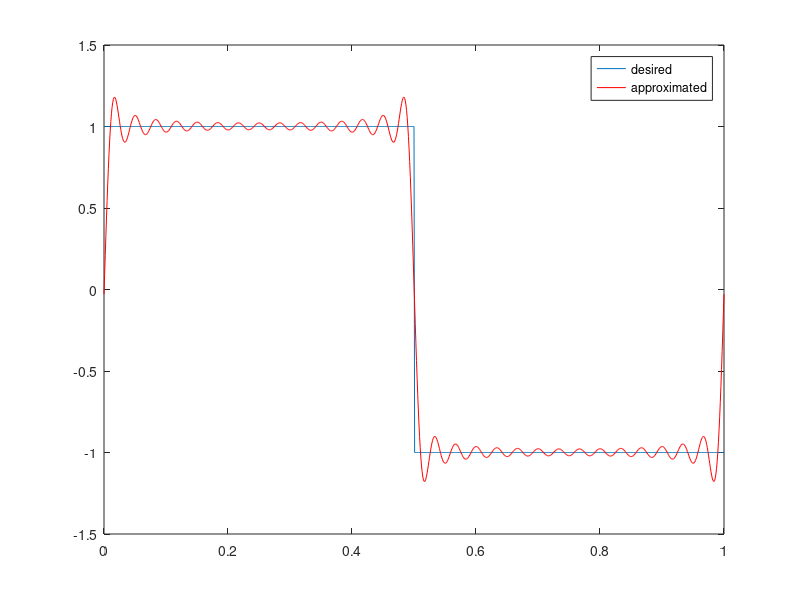

Here is the MATLAB script that generated this plot:
dt = 0.001;
T = 1;
t = [0:dt:T]';
omega0 = 2*pi/T;
N = length(t);
N2 = round(N/2);
x = ones(N, 1);
x (N2 + 1:N) = -1*ones(N - N2, 1);
a(1) = 1/T*(sum(x)*dt);
xfs = a(1)*ones(size(x));
for k = 1:2:30
ck = cos(k*omega0*t);
a(k + 1) = 2/T*(sum(x.*ck)*dt);
sk = sin(k*omega0*t);
b(k + 1) = 2/T*(sum(x.*sk)*dt);
% Fourier series approximation
xfs = xfs+a(k+1)*cos(k*omega0*t)+b(k+1)*sin(k*omega0*t); plot(t, x, '-', t, xfs, 'r');
legend('desired', 'approximated');
drawnow; pause(2);
end